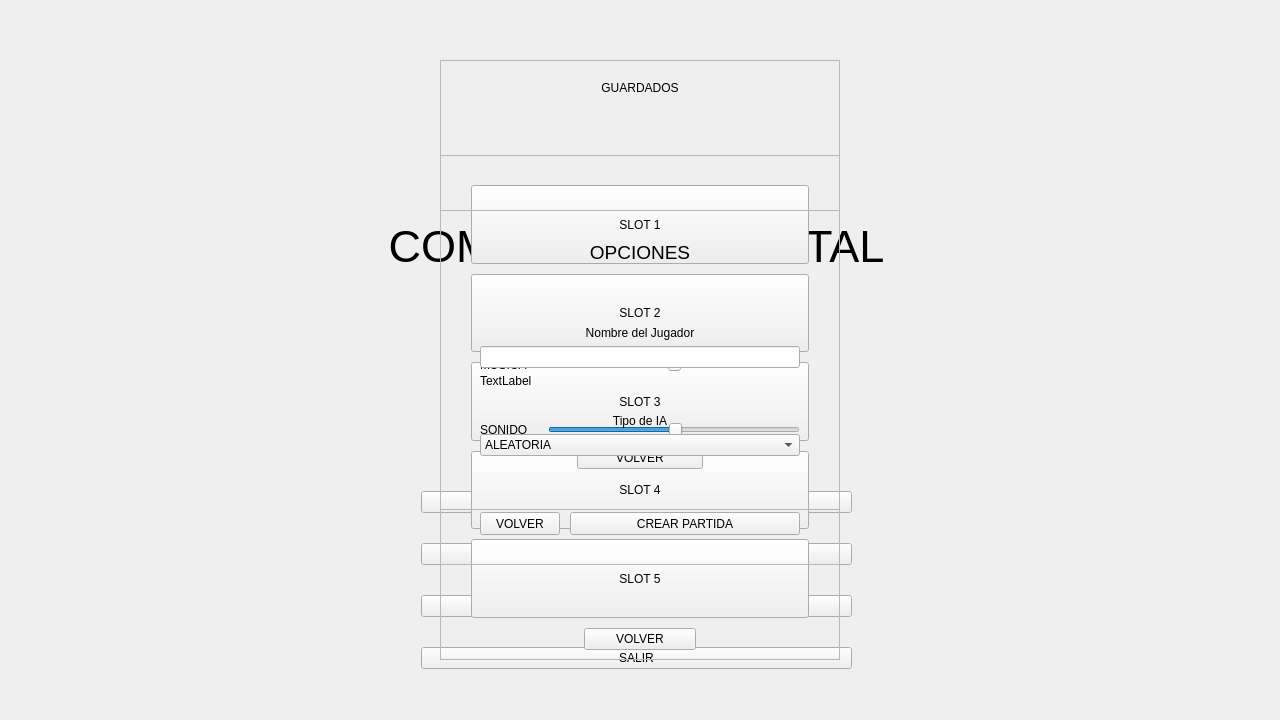
<?xml version="1.0" encoding="UTF-8"?>
<ui version="4.0">
 <class>MenuPrincipal</class>
 <widget class="QWidget" name="MenuPrincipal">
  <property name="geometry">
   <rect>
    <x>0</x>
    <y>0</y>
    <width>1280</width>
    <height>720</height>
   </rect>
  </property>
  <property name="windowTitle">
   <string>Form</string>
  </property>
  <property name="styleSheet">
   <string notr="true">background-image: url(:/new/prefix1/Imagenes/MENU/FondoMENU.png);</string>
  </property>
  <widget class="QWidget" name="verticalLayoutWidget_4">
   <property name="geometry">
    <rect>
     <x>-9</x>
     <y>-9</y>
     <width>1291</width>
     <height>748</height>
    </rect>
   </property>
   <layout class="QVBoxLayout" name="LayoutMENUPRINCIPAL">
    <property name="spacing">
     <number>0</number>
    </property>
    <property name="topMargin">
     <number>10</number>
    </property>
    <property name="bottomMargin">
     <number>0</number>
    </property>
    <item>
     <widget class="QLabel" name="lblTitulo">
      <property name="sizePolicy">
       <sizepolicy hsizetype="Expanding" vsizetype="Expanding">
        <horstretch>0</horstretch>
        <verstretch>0</verstretch>
       </sizepolicy>
      </property>
      <property name="minimumSize">
       <size>
        <width>0</width>
        <height>0</height>
       </size>
      </property>
      <property name="font">
       <font>
        <pointsize>34</pointsize>
       </font>
      </property>
      <property name="text">
       <string>COMBATE ELEMENTAL</string>
      </property>
      <property name="alignment">
       <set>Qt::AlignmentFlag::AlignCenter</set>
      </property>
     </widget>
    </item>
    <item>
     <layout class="QHBoxLayout" name="LayoutdeCentroMenu">
      <item>
       <spacer name="horizontalSpacerLeftM">
        <property name="orientation">
         <enum>Qt::Orientation::Horizontal</enum>
        </property>
        <property name="sizeType">
         <enum>QSizePolicy::Policy::MinimumExpanding</enum>
        </property>
        <property name="sizeHint" stdset="0">
         <size>
          <width>40</width>
          <height>20</height>
         </size>
        </property>
       </spacer>
      </item>
      <item>
       <layout class="QVBoxLayout" name="btnMenu">
        <property name="spacing">
         <number>30</number>
        </property>
        <property name="leftMargin">
         <number>0</number>
        </property>
        <property name="topMargin">
         <number>0</number>
        </property>
        <property name="rightMargin">
         <number>0</number>
        </property>
        <property name="bottomMargin">
         <number>70</number>
        </property>
        <item>
         <widget class="QPushButton" name="btnNuevaPartida">
          <property name="sizePolicy">
           <sizepolicy hsizetype="Expanding" vsizetype="Minimum">
            <horstretch>0</horstretch>
            <verstretch>0</verstretch>
           </sizepolicy>
          </property>
          <property name="text">
           <string>NUEVA PARTIDA</string>
          </property>
         </widget>
        </item>
        <item>
         <widget class="QPushButton" name="btnCargarPartida">
          <property name="sizePolicy">
           <sizepolicy hsizetype="Expanding" vsizetype="Minimum">
            <horstretch>0</horstretch>
            <verstretch>0</verstretch>
           </sizepolicy>
          </property>
          <property name="text">
           <string>CARGAR PARTIDA</string>
          </property>
         </widget>
        </item>
        <item>
         <widget class="QPushButton" name="btnOpciones">
          <property name="sizePolicy">
           <sizepolicy hsizetype="Expanding" vsizetype="Minimum">
            <horstretch>0</horstretch>
            <verstretch>0</verstretch>
           </sizepolicy>
          </property>
          <property name="text">
           <string>OPCIONES</string>
          </property>
         </widget>
        </item>
        <item>
         <widget class="QPushButton" name="btnSalir">
          <property name="sizePolicy">
           <sizepolicy hsizetype="Expanding" vsizetype="Minimum">
            <horstretch>0</horstretch>
            <verstretch>0</verstretch>
           </sizepolicy>
          </property>
          <property name="text">
           <string>SALIR</string>
          </property>
         </widget>
        </item>
       </layout>
      </item>
      <item>
       <spacer name="horizontalSpacerRightM">
        <property name="orientation">
         <enum>Qt::Orientation::Horizontal</enum>
        </property>
        <property name="sizeType">
         <enum>QSizePolicy::Policy::MinimumExpanding</enum>
        </property>
        <property name="sizeHint" stdset="0">
         <size>
          <width>40</width>
          <height>20</height>
         </size>
        </property>
       </spacer>
      </item>
     </layout>
    </item>
   </layout>
  </widget>
  <widget class="QFrame" name="frmNuevaPartida">
   <property name="enabled">
    <bool>true</bool>
   </property>
   <property name="geometry">
    <rect>
     <x>440</x>
     <y>155</y>
     <width>400</width>
     <height>410</height>
    </rect>
   </property>
   <property name="frameShape">
    <enum>QFrame::Shape::StyledPanel</enum>
   </property>
   <property name="frameShadow">
    <enum>QFrame::Shadow::Raised</enum>
   </property>
   <layout class="QGridLayout" name="gridLayout">
    <property name="leftMargin">
     <number>0</number>
    </property>
    <property name="topMargin">
     <number>0</number>
    </property>
    <property name="rightMargin">
     <number>0</number>
    </property>
    <property name="bottomMargin">
     <number>0</number>
    </property>
    <item row="0" column="0">
     <widget class="QWidget" name="widgetNuevaPartida" native="true">
      <property name="enabled">
       <bool>true</bool>
      </property>
      <property name="sizePolicy">
       <sizepolicy hsizetype="Expanding" vsizetype="Expanding">
        <horstretch>0</horstretch>
        <verstretch>0</verstretch>
       </sizepolicy>
      </property>
      <property name="toolTipDuration">
       <number>-1</number>
      </property>
      <layout class="QVBoxLayout" name="verticalLayout_3">
       <property name="topMargin">
        <number>50</number>
       </property>
       <item>
        <layout class="QVBoxLayout" name="VlyNombreJugador">
         <property name="leftMargin">
          <number>30</number>
         </property>
         <property name="topMargin">
          <number>20</number>
         </property>
         <property name="rightMargin">
          <number>30</number>
         </property>
         <property name="bottomMargin">
          <number>0</number>
         </property>
         <item>
          <spacer name="verticalSpacer">
           <property name="orientation">
            <enum>Qt::Orientation::Vertical</enum>
           </property>
           <property name="sizeType">
            <enum>QSizePolicy::Policy::Preferred</enum>
           </property>
           <property name="sizeHint" stdset="0">
            <size>
             <width>20</width>
             <height>100</height>
            </size>
           </property>
          </spacer>
         </item>
         <item>
          <widget class="QLabel" name="lblNombreJugador">
           <property name="sizePolicy">
            <sizepolicy hsizetype="Preferred" vsizetype="Maximum">
             <horstretch>0</horstretch>
             <verstretch>0</verstretch>
            </sizepolicy>
           </property>
           <property name="text">
            <string>Nombre del Jugador</string>
           </property>
           <property name="alignment">
            <set>Qt::AlignmentFlag::AlignCenter</set>
           </property>
          </widget>
         </item>
         <item>
          <widget class="QLineEdit" name="txtNombreJugador"/>
         </item>
         <item>
          <widget class="QLabel" name="lblAvisoNombre">
           <property name="sizePolicy">
            <sizepolicy hsizetype="Preferred" vsizetype="Fixed">
             <horstretch>0</horstretch>
             <verstretch>0</verstretch>
            </sizepolicy>
           </property>
           <property name="text">
            <string>TextLabel</string>
           </property>
          </widget>
         </item>
        </layout>
       </item>
       <item>
        <layout class="QVBoxLayout" name="VlyTipoIA">
         <property name="leftMargin">
          <number>30</number>
         </property>
         <property name="topMargin">
          <number>20</number>
         </property>
         <property name="rightMargin">
          <number>30</number>
         </property>
         <property name="bottomMargin">
          <number>30</number>
         </property>
         <item>
          <widget class="QLabel" name="lblTipodeIA">
           <property name="text">
            <string>Tipo de IA</string>
           </property>
           <property name="alignment">
            <set>Qt::AlignmentFlag::AlignCenter</set>
           </property>
          </widget>
         </item>
         <item>
          <widget class="QComboBox" name="cmbTipoIA">
           <item>
            <property name="text">
             <string>ALEATORIA</string>
            </property>
           </item>
           <item>
            <property name="text">
             <string>ESTRATEGICA</string>
            </property>
           </item>
           <item>
            <property name="text">
             <string>SUPER</string>
            </property>
           </item>
           <item>
            <property name="text">
             <string>SORTEO</string>
            </property>
           </item>
          </widget>
         </item>
        </layout>
       </item>
       <item>
        <layout class="QHBoxLayout" name="HlyBotones">
         <property name="spacing">
          <number>10</number>
         </property>
         <property name="leftMargin">
          <number>30</number>
         </property>
         <property name="topMargin">
          <number>20</number>
         </property>
         <property name="rightMargin">
          <number>30</number>
         </property>
         <property name="bottomMargin">
          <number>20</number>
         </property>
         <item>
          <widget class="QPushButton" name="btnVolver">
           <property name="sizePolicy">
            <sizepolicy hsizetype="Fixed" vsizetype="Minimum">
             <horstretch>0</horstretch>
             <verstretch>0</verstretch>
            </sizepolicy>
           </property>
           <property name="text">
            <string>VOLVER</string>
           </property>
          </widget>
         </item>
         <item>
          <widget class="QPushButton" name="btnCrearPartida">
           <property name="sizePolicy">
            <sizepolicy hsizetype="Minimum" vsizetype="Minimum">
             <horstretch>0</horstretch>
             <verstretch>0</verstretch>
            </sizepolicy>
           </property>
           <property name="text">
            <string>CREAR PARTIDA</string>
           </property>
          </widget>
         </item>
        </layout>
       </item>
      </layout>
     </widget>
    </item>
   </layout>
  </widget>
  <widget class="QFrame" name="frmCargarPartida">
   <property name="enabled">
    <bool>true</bool>
   </property>
   <property name="geometry">
    <rect>
     <x>440</x>
     <y>60</y>
     <width>400</width>
     <height>600</height>
    </rect>
   </property>
   <property name="sizePolicy">
    <sizepolicy hsizetype="Preferred" vsizetype="Preferred">
     <horstretch>0</horstretch>
     <verstretch>0</verstretch>
    </sizepolicy>
   </property>
   <property name="frameShape">
    <enum>QFrame::Shape::StyledPanel</enum>
   </property>
   <property name="frameShadow">
    <enum>QFrame::Shadow::Raised</enum>
   </property>
   <layout class="QGridLayout" name="gridLayout_2">
    <property name="leftMargin">
     <number>0</number>
    </property>
    <property name="topMargin">
     <number>0</number>
    </property>
    <property name="rightMargin">
     <number>0</number>
    </property>
    <property name="bottomMargin">
     <number>0</number>
    </property>
    <item row="0" column="0">
     <widget class="QWidget" name="widgetCargarPartida" native="true">
      <property name="enabled">
       <bool>true</bool>
      </property>
      <property name="sizePolicy">
       <sizepolicy hsizetype="Expanding" vsizetype="Expanding">
        <horstretch>0</horstretch>
        <verstretch>0</verstretch>
       </sizepolicy>
      </property>
      <property name="toolTipDuration">
       <number>-1</number>
      </property>
      <layout class="QVBoxLayout" name="verticalLayout_4">
       <property name="spacing">
        <number>10</number>
       </property>
       <property name="leftMargin">
        <number>30</number>
       </property>
       <property name="topMargin">
        <number>20</number>
       </property>
       <property name="rightMargin">
        <number>30</number>
       </property>
       <item>
        <widget class="QLabel" name="lblPartidasGuardadas">
         <property name="text">
          <string>GUARDADOS</string>
         </property>
         <property name="alignment">
          <set>Qt::AlignmentFlag::AlignCenter</set>
         </property>
        </widget>
       </item>
       <item>
        <spacer name="verticalSpacer_2">
         <property name="orientation">
          <enum>Qt::Orientation::Vertical</enum>
         </property>
         <property name="sizeType">
          <enum>QSizePolicy::Policy::Maximum</enum>
         </property>
         <property name="sizeHint" stdset="0">
          <size>
           <width>20</width>
           <height>80</height>
          </size>
         </property>
        </spacer>
       </item>
       <item>
        <widget class="QPushButton" name="btnSlot1">
         <property name="sizePolicy">
          <sizepolicy hsizetype="Minimum" vsizetype="MinimumExpanding">
           <horstretch>0</horstretch>
           <verstretch>0</verstretch>
          </sizepolicy>
         </property>
         <property name="text">
          <string>SLOT 1</string>
         </property>
        </widget>
       </item>
       <item>
        <widget class="QPushButton" name="btnSlot2">
         <property name="sizePolicy">
          <sizepolicy hsizetype="Minimum" vsizetype="MinimumExpanding">
           <horstretch>0</horstretch>
           <verstretch>0</verstretch>
          </sizepolicy>
         </property>
         <property name="text">
          <string>SLOT 2</string>
         </property>
        </widget>
       </item>
       <item>
        <widget class="QPushButton" name="btnSlot3">
         <property name="sizePolicy">
          <sizepolicy hsizetype="Minimum" vsizetype="MinimumExpanding">
           <horstretch>0</horstretch>
           <verstretch>0</verstretch>
          </sizepolicy>
         </property>
         <property name="text">
          <string>SLOT 3</string>
         </property>
        </widget>
       </item>
       <item>
        <widget class="QPushButton" name="btnSlot4">
         <property name="sizePolicy">
          <sizepolicy hsizetype="Minimum" vsizetype="MinimumExpanding">
           <horstretch>0</horstretch>
           <verstretch>0</verstretch>
          </sizepolicy>
         </property>
         <property name="text">
          <string>SLOT 4</string>
         </property>
        </widget>
       </item>
       <item>
        <widget class="QPushButton" name="btnSlot5">
         <property name="sizePolicy">
          <sizepolicy hsizetype="Minimum" vsizetype="MinimumExpanding">
           <horstretch>0</horstretch>
           <verstretch>0</verstretch>
          </sizepolicy>
         </property>
         <property name="text">
          <string>SLOT 5</string>
         </property>
        </widget>
       </item>
       <item>
        <layout class="QHBoxLayout" name="LayoutVolver">
         <property name="leftMargin">
          <number>0</number>
         </property>
         <property name="rightMargin">
          <number>0</number>
         </property>
         <item>
          <spacer name="horizontalSpacer">
           <property name="orientation">
            <enum>Qt::Orientation::Horizontal</enum>
           </property>
           <property name="sizeHint" stdset="0">
            <size>
             <width>40</width>
             <height>20</height>
            </size>
           </property>
          </spacer>
         </item>
         <item>
          <widget class="QPushButton" name="btnVolver_3">
           <property name="sizePolicy">
            <sizepolicy hsizetype="Expanding" vsizetype="Fixed">
             <horstretch>0</horstretch>
             <verstretch>0</verstretch>
            </sizepolicy>
           </property>
           <property name="layoutDirection">
            <enum>Qt::LayoutDirection::LeftToRight</enum>
           </property>
           <property name="text">
            <string>VOLVER</string>
           </property>
          </widget>
         </item>
         <item>
          <spacer name="horizontalSpacer_2">
           <property name="orientation">
            <enum>Qt::Orientation::Horizontal</enum>
           </property>
           <property name="sizeHint" stdset="0">
            <size>
             <width>40</width>
             <height>20</height>
            </size>
           </property>
          </spacer>
         </item>
        </layout>
       </item>
      </layout>
     </widget>
    </item>
   </layout>
  </widget>
  <widget class="QFrame" name="frmOpciones">
   <property name="enabled">
    <bool>true</bool>
   </property>
   <property name="geometry">
    <rect>
     <x>440</x>
     <y>210</y>
     <width>400</width>
     <height>300</height>
    </rect>
   </property>
   <property name="frameShape">
    <enum>QFrame::Shape::StyledPanel</enum>
   </property>
   <property name="frameShadow">
    <enum>QFrame::Shadow::Raised</enum>
   </property>
   <layout class="QGridLayout" name="gridLayout_3">
    <property name="leftMargin">
     <number>0</number>
    </property>
    <property name="topMargin">
     <number>0</number>
    </property>
    <property name="rightMargin">
     <number>0</number>
    </property>
    <property name="bottomMargin">
     <number>0</number>
    </property>
    <item row="0" column="0">
     <widget class="QWidget" name="widgetOpciones" native="true">
      <property name="enabled">
       <bool>true</bool>
      </property>
      <property name="sizePolicy">
       <sizepolicy hsizetype="Expanding" vsizetype="Expanding">
        <horstretch>0</horstretch>
        <verstretch>0</verstretch>
       </sizepolicy>
      </property>
      <property name="toolTipDuration">
       <number>-1</number>
      </property>
      <layout class="QVBoxLayout" name="verticalLayout_5">
       <property name="spacing">
        <number>10</number>
       </property>
       <property name="topMargin">
        <number>30</number>
       </property>
       <property name="bottomMargin">
        <number>0</number>
       </property>
       <item>
        <widget class="QLabel" name="lblOpciones">
         <property name="sizePolicy">
          <sizepolicy hsizetype="Minimum" vsizetype="Fixed">
           <horstretch>0</horstretch>
           <verstretch>0</verstretch>
          </sizepolicy>
         </property>
         <property name="font">
          <font>
           <pointsize>14</pointsize>
          </font>
         </property>
         <property name="text">
          <string>OPCIONES</string>
         </property>
         <property name="alignment">
          <set>Qt::AlignmentFlag::AlignCenter</set>
         </property>
        </widget>
       </item>
       <item>
        <spacer name="verticalSpacer_3">
         <property name="orientation">
          <enum>Qt::Orientation::Vertical</enum>
         </property>
         <property name="sizeType">
          <enum>QSizePolicy::Policy::Expanding</enum>
         </property>
         <property name="sizeHint" stdset="0">
          <size>
           <width>20</width>
           <height>60</height>
          </size>
         </property>
        </spacer>
       </item>
       <item>
        <layout class="QHBoxLayout" name="LayoutMusica">
         <property name="spacing">
          <number>20</number>
         </property>
         <property name="leftMargin">
          <number>30</number>
         </property>
         <property name="rightMargin">
          <number>30</number>
         </property>
         <item>
          <widget class="QLabel" name="lblMusica">
           <property name="text">
            <string>MUSICA</string>
           </property>
          </widget>
         </item>
         <item>
          <widget class="QSlider" name="hsSonidoEfectos">
           <property name="value">
            <number>50</number>
           </property>
           <property name="orientation">
            <enum>Qt::Orientation::Horizontal</enum>
           </property>
          </widget>
         </item>
        </layout>
       </item>
       <item>
        <spacer name="verticalSpacer_4">
         <property name="orientation">
          <enum>Qt::Orientation::Vertical</enum>
         </property>
         <property name="sizeType">
          <enum>QSizePolicy::Policy::Maximum</enum>
         </property>
         <property name="sizeHint" stdset="0">
          <size>
           <width>20</width>
           <height>40</height>
          </size>
         </property>
        </spacer>
       </item>
       <item>
        <layout class="QHBoxLayout" name="LayoutSonido">
         <property name="spacing">
          <number>20</number>
         </property>
         <property name="leftMargin">
          <number>30</number>
         </property>
         <property name="rightMargin">
          <number>30</number>
         </property>
         <item>
          <widget class="QLabel" name="lblSonido">
           <property name="text">
            <string>SONIDO</string>
           </property>
          </widget>
         </item>
         <item>
          <widget class="QSlider" name="hsSonidoMusica">
           <property name="value">
            <number>50</number>
           </property>
           <property name="orientation">
            <enum>Qt::Orientation::Horizontal</enum>
           </property>
           <property name="tickInterval">
            <number>0</number>
           </property>
          </widget>
         </item>
        </layout>
       </item>
       <item>
        <layout class="QHBoxLayout" name="LayoutOpEspacios">
         <property name="topMargin">
          <number>0</number>
         </property>
         <property name="bottomMargin">
          <number>40</number>
         </property>
         <item>
          <spacer name="horizontalSpacerLeft">
           <property name="orientation">
            <enum>Qt::Orientation::Horizontal</enum>
           </property>
           <property name="sizeHint" stdset="0">
            <size>
             <width>40</width>
             <height>20</height>
            </size>
           </property>
          </spacer>
         </item>
         <item>
          <layout class="QVBoxLayout" name="LayoutPyV">
           <item>
            <widget class="QPushButton" name="btnVolver_2">
             <property name="sizePolicy">
              <sizepolicy hsizetype="Expanding" vsizetype="Fixed">
               <horstretch>0</horstretch>
               <verstretch>0</verstretch>
              </sizepolicy>
             </property>
             <property name="text">
              <string>VOLVER</string>
             </property>
            </widget>
           </item>
          </layout>
         </item>
         <item>
          <spacer name="horizontalSpacerRight">
           <property name="orientation">
            <enum>Qt::Orientation::Horizontal</enum>
           </property>
           <property name="sizeHint" stdset="0">
            <size>
             <width>40</width>
             <height>20</height>
            </size>
           </property>
          </spacer>
         </item>
        </layout>
       </item>
      </layout>
     </widget>
    </item>
   </layout>
  </widget>
  <zorder>verticalLayoutWidget_4</zorder>
  <zorder>frmCargarPartida</zorder>
  <zorder>frmOpciones</zorder>
  <zorder>frmNuevaPartida</zorder>
 </widget>
 <resources/>
 <connections/>
</ui>
